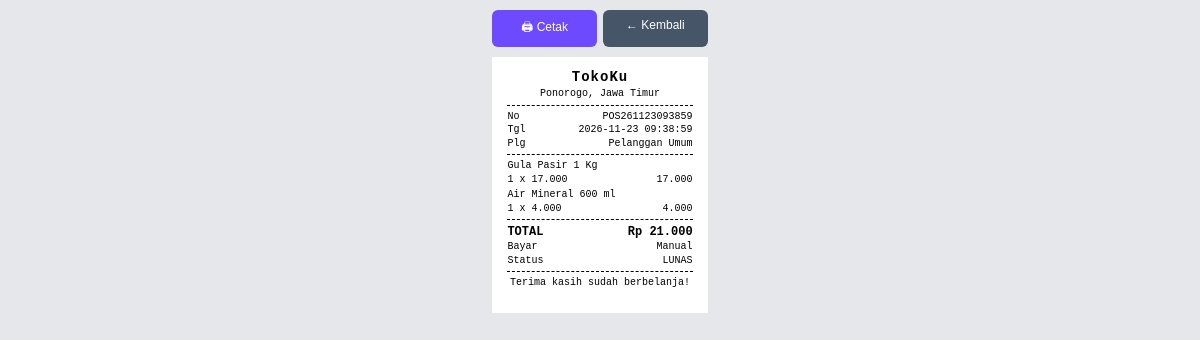
Screenshot of /struk.php?id=9 with the database file from the repository.
### tables this page shows
CREATE TABLE `tbl_transaksi` (
  `id_transaksi` int(11) NOT NULL,
  `tanggal` date DEFAULT NULL,
  `id_pelanggan` int(11) DEFAULT NULL,
  `total_belanja` decimal(12,2) DEFAULT NULL,
  `id_user` int(11) DEFAULT NULL,
  `status_pembayaran` enum('menunggu','dibayar','dibatalkan','kedaluwarsa') NOT NULL DEFAULT 'dibayar',
  `metode_pembayaran` varchar(30) DEFAULT NULL,
  `kode_invoice` varchar(30) DEFAULT NULL,
  `batas_bayar` datetime DEFAULT NULL,
  `dibayar_pada` datetime DEFAULT NULL,
  `bukti_bayar` varchar(255) DEFAULT NULL,
  `id_member` int(11) DEFAULT NULL,
  `diskon_member` decimal(12,2) NOT NULL DEFAULT 0.00,
  `diskon_member_persen` decimal(5,2) NOT NULL DEFAULT 0.00
);

CREATE TABLE `tbl_pelanggan` (
  `id_pelanggan` int(11) NOT NULL,
  `nama_pelanggan` varchar(100) DEFAULT NULL,
  `kota` varchar(50) DEFAULT NULL
);

CREATE TABLE `tbl_detail_transaksi` (
  `id_detail` int(11) NOT NULL,
  `id_transaksi` int(11) NOT NULL,
  `id_produk` int(11) NOT NULL,
  `jumlah` int(11) NOT NULL,
  `harga_satuan` decimal(12,2) NOT NULL,
  `subtotal` decimal(12,2) NOT NULL
);

CREATE TABLE `tbl_produk` (
  `id_produk` int(11) NOT NULL,
  `nama_produk` varchar(150) NOT NULL,
  `kategori` varchar(100) DEFAULT NULL,
  `harga` decimal(12,2) NOT NULL DEFAULT 0.00,
  `stok` int(11) NOT NULL DEFAULT 0,
  `deskripsi` text DEFAULT NULL,
  `dibuat_pada` timestamp NOT NULL DEFAULT current_timestamp(),
  `diskon` decimal(5,2) NOT NULL DEFAULT 0.00,
  `gambar` varchar(500) DEFAULT NULL,
  `terjual` int(11) NOT NULL DEFAULT 0,
  `rating` decimal(2,1) NOT NULL DEFAULT 5.0,
  `barcode` varchar(32) DEFAULT NULL
);

### config.php (called while the page is built, shortened)
<?php
$PAYMENT_METHODS = [
    'qris'      => ['label' => 'QRIS',               'hint' => 'Scan dengan e-wallet / m-banking apa pun', 'type' => 'qris',    'image' => 'assets/qris.png'],
    'bca'       => ['label' => 'Transfer Bank BCA',      'hint' => 'Transfer manual ke rekening toko', 'type' => 'bank',    'tujuan' => '1234567890',   'atas_nama' => 'TokoKu'],
    'bri'       => ['label' => 'Transfer Bank BRI',      'hint' => 'Transfer manual ke rekening toko', 'type' => 'bank',    'tujuan' => '098765432101', 'atas_nama' => 'TokoKu'],
    'mandiri'   => ['label' => 'Transfer Bank Mandiri',  'hint' => 'Transfer manual ke rekening toko', 'type' => 'bank',    'tujuan' => '1230009876543','atas_nama' => 'TokoKu'],
    'gopay'     => ['label' => 'GoPay',              'hint' => 'Kirim ke nomor GoPay toko',        'type' => 'ewallet', 'tujuan' => '081234567890', 'atas_nama' => 'TokoKu'],
    'dana'      => ['label' => 'DANA',               'hint' => 'Kirim ke nomor DANA toko',         'type' => 'ewallet', 'tujuan' => '081234567890', 'atas_nama' => 'TokoKu'],
    'shopeepay' => ['label' => 'ShopeePay',          'hint' => 'Kirim ke nomor ShopeePay toko',    'type' => 'ewallet', 'tujuan' => '081234567890', 'atas_nama' => 'TokoKu'],
];

### struk.php (the view, shortened to what this page needs)
<?php
require __DIR__ . '/config.php';
function e($v): string { return htmlspecialchars((string)($v ?? ''), ENT_QUOTES, 'UTF-8'); }
function rp($v): string { return number_format((float)$v, 0, ',', '.'); }
$NAMA_TOKO = 'TokoKu';
$ALAMAT    = 'Ponorogo, Jawa Timur';
$FOOTER    = 'Terima kasih sudah berbelanja!';
$id = (int)($_GET['id'] ?? 0);
$st = $pdo->prepare('SELECT t.*, p.nama_pelanggan FROM tbl_transaksi t LEFT JOIN tbl_pelanggan p ON p.id_pelanggan=t.id_pelanggan WHERE t.id_transaksi=?');
$st->execute([$id]);
$o = $st->fetch();
$items = [];
if ($o) {
    $st = $pdo->prepare('SELECT d.jumlah, d.harga_satuan, d.subtotal, pr.nama_produk FROM tbl_detail_transaksi d JOIN tbl_produk pr ON pr.id_produk=d.id_produk WHERE d.id_transaksi=?');
    $st->execute([$id]);
    $items = $st->fetchAll();
}
$lunas = $o && ($o['status_pembayaran'] ?? 'dibayar') === 'dibayar';
$metode = $o ? ($PAYMENT_METHODS[$o['metode_pembayaran'] ?? '']['label'] ?? 'Manual') : '';
?>
<!doctype html>
<html lang="id">
<head>
</head>
<body>
<div class="noprint"><button onclick="window.print()">🖨 Cetak</button><a href="index.php?page=bayar&id=<?= $id ?>">← Kembali</a></div>
<div class="struk">
<?php if (!$o): ?>
  <div class="c b">Transaksi tidak ditemukan</div>
<?php elseif (!$lunas): ?>
  <div class="c b">STRUK BELUM TERSEDIA</div>
  <div class="garis"></div>
  <div class="c">Pesanan <?= e($o['kode_invoice'] ?: '#'.$o['id_transaksi']) ?> belum lunas (status: <?= e($o['status_pembayaran']) ?>).</div>
<?php else: ?>
  <div class="c nama"><?= e($NAMA_TOKO) ?></div>
  <div class="c"><?= e($ALAMAT) ?></div>
  <div class="garis"></div>
  <div class="row"><span>No</span><span><?= e($o['kode_invoice'] ?: '#'.$o['id_transaksi']) ?></span></div>
  <div class="row"><span>Tgl</span><span><?= e($o['dibayar_pada'] ?: $o['tanggal']) ?></span></div>
  <div class="row"><span>Plg</span><span><?= e($o['nama_pelanggan']) ?></span></div>
  <div class="garis"></div>
  <?php foreach ($items as $it): ?>
    <div class="item"><div class="n"><?= e($it['nama_produk']) ?></div>
    <div class="row"><span><?= (int)$it['jumlah'] ?> x <?= rp($it['harga_satuan']) ?></span><span><?= rp($it['subtotal']) ?></span></div></div>
  <?php endforeach ?>
  <div class="garis"></div>
  <div class="row total"><span>TOTAL</span><span>Rp <?= rp($o['total_belanja']) ?></span></div>
  <div class="row"><span>Bayar</span><span><?= e($metode) ?></span></div>
  <div class="row"><span>Status</span><span>LUNAS</span></div>
  <div class="garis"></div>
  <div class="c"><?= e($FOOTER) ?></div>
<?php endif ?>
</div>
</body>
</html>

### struk.php (style rules this page uses)
* { box-sizing: border-box; }
html, body { margin: 0; padding: 0; }
body { font-family: "Courier New", Consolas, monospace; font-size: 10px; line-height: 1.35; color: #000; background: #e5e7eb; }
.struk { width: 57mm; margin: 0 auto; padding: 3mm 4mm 6mm; background: #fff; }
.c { text-align: center; }
.nama { font-size: 14px; font-weight: 700; letter-spacing: 1px; }
.garis { border-top: 1px dashed #000; margin: 4px 0; }
.row { display: flex; justify-content: space-between; gap: 4px; }
.item { margin: 2px 0; }
.item .n { word-break: break-word; }
.total { font-size: 12px; font-weight: 700; }
.noprint { width: 57mm; margin: 10px auto; display: flex; gap: 6px; }
.noprint button, .noprint a { flex: 1; text-align: center; padding: 8px; font: 12px sans-serif; border: 0; border-radius: 6px; background: #6d4aff; color: #fff; text-decoration: none; cursor: pointer; }
.noprint a { background: #475569; }

### rows the page displays
tbl_transaksi: kode_invoice "POS261123093859", dibayar_pada "2026-11-23 09:38:59", id_pelanggan.nama_pelanggan "Pelanggan Umum", total_belanja "21.000", metode_pembayaran "Manual"
tbl_detail_transaksi: id_produk.nama_produk "Gula Pasir 1 Kg", jumlah "1", harga_satuan "17.000", subtotal "17.000"
tbl_detail_transaksi: id_produk.nama_produk "Air Mineral 600 ml", jumlah "1", harga_satuan "4.000", subtotal "4.000"

### other values shown
$NAMA_TOKO "TokoKu"
$ALAMAT "Ponorogo, Jawa Timur"
$FOOTER "Terima kasih sudah berbelanja!"
